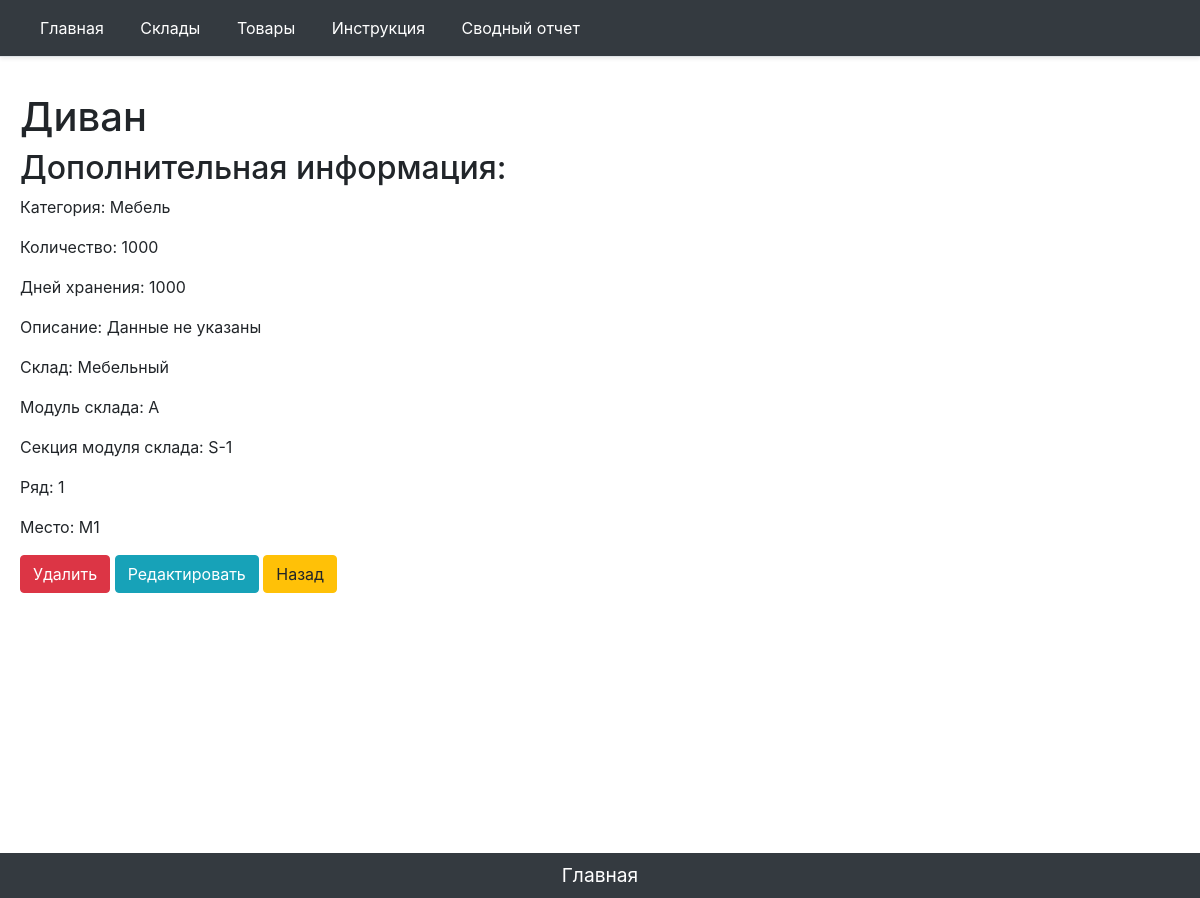
Page /items/1 on the committed database.
### main/models.py (models this page shows, shortened)
class ItemNewOne(models.Model):
    ITEM_CATEGORY = (
        ('Мебель', 'Мебель'),
        ('Стройматериалы', 'Строительные материалы'),
        ('Инструменты', 'Инструменты для выполнения строительных,отделочных работ'),
        ('Техника', 'Технические средства, машины для строительных, отделочных работ'),
    )
    ITEM_MODULE = (
        ('А', 'А'),
        ('Б', 'Б'),
        ('В', 'В'),
        ('Г', 'Г'),
        ('Д', 'Д'),
        ('Е', 'Е'),
        ('Ж', 'Ж'),
        ('З', 'З'),
    )
    ITEM_SECTION =(
        ('S-1', 'S-1'),
        ('S-2', 'S-2'),
        ('S-3', 'S-3'),
        ('S-4', 'S-4'),
        ('S-5', 'S-5'),
        ('S-6', 'S-6'),
        ('S-7', 'S-7'),
        ('S-8', 'S-8'),
        ('S-9', 'S-9'),
        ('S-10', 'S-10'),
        ('S-11', 'S-11'),
        ('S-12', 'S-12'),
        ('S-13', 'S-13'),
        ('S-14', 'S-14'),
        ('S-15', 'S-15'),
        ('S-16', 'S-16'),
    )
    ITEM_ROW=(
        ('1', '1'),
        ('2', '2'),
        ('3', '3'),
        ('4', '4'),
        ('5', '5'),
        ('6', '6'),
        ('7', '7'),
        ('8', '8'),
        ('9', '9'),
        ('10', '10'),
        ('11', '11'),
        ('12', '12'),
        ('13', '13'),
        ('14', '14'),
        ('15', '15'),
        ('16', '16'),
        ('17', '17'),
        ('18', '18'),
        ('19', '19'),
        ('20', '20'),
        ('21', '21'),
        ('22', '22'),
        ('23', '23'),
        ('24', '24'),
        ('25', '25'),
        ('26', '26'),
        ('27', '27'),
        ('28', '28'),
        ('29', '29'),
        ('30', '30'),
        ('31', '31'),
        ('32', '32'),
    )
    ITEM_PLACE = (
        ('М1', 'М1'),
        ('М2', 'М2'),
        ('М3', 'М3'),
        ('М4', 'М4'),
        ('М5', 'М5'),
        ('М6', 'М6'),
        ('М7', 'М7'),
        ('М8', 'М8'),
        ('М9', 'М9'),
        ('М10', 'М10'),
        ('М11', 'М11'),
        ('М12', 'М12'),
        ('М13', 'М13'),
        ('М14', 'М14'),
        ('М15', 'М15'),
        ('М16', 'М16'),
        ('М17', 'М17'),
        ('М18', 'М18'),
        ('М19', 'М19'),
        ('М20', 'М20'),
        ('М21', 'М21'),
        ('М22', 'М22'),
        ('М23', 'М23'),
        ('М24', 'М24'),
        ('М25', 'М25'),
        ('М26', 'М26'),
        ('М27', 'М27'),
        ('М28', 'М28'),
        ('М29', 'М29'),
        ('М30', 'М30'),
        ('М31', 'М31'),
        ('М32', 'М32'),
        ('М33', 'М33'),
        ('М34', 'М34'),
        ('М35', 'М35'),
        ('М36', 'М36'),
        ('М37', 'М37'),
        ('М38', 'М38'),
        ('М39', 'М39'),
        ('М40', 'М40'),
        ('М41', 'М41'),
        ('М42', 'М42'),
        ('М43', 'М43'),
        ('М44', 'М44'),
        ('М45', 'М45'),
        ('М46', 'М46'),
        ('М47', 'М47'),
        ('М48', 'М48'),
        ('М49', 'М49'),
        ('М50', 'М50'),
        ('М51', 'М51'),
        ('М52', 'М52'),
        ('М53', 'М53'),
        ('М54', 'М54'),
        ('М55', 'М55'),
        ('М56', 'М56'),
        ('М57', 'М57'),
        ('М58', 'М58'),
        ('М59', 'М59'),
        ('М60', 'М60'),
        ('М61', 'М61'),
        ('М62', 'М62'),
        ('М63', 'М63'),
        ('М64', 'М64'),
        ('М65', 'М65'),
        ('М66', 'М66'),
        ('М67', 'М67'),
        ('М68', 'М68'),
        ('М69', 'М69'),
        ('М70', 'М70'),
        ('М71', 'М71'),
        ('М72', 'М72'),
        ('М73', 'М73'),
        ('М74', 'М74'),
        ('М75', 'М75'),
        ('М76', 'М76'),
        ('М77', 'М77'),
        ('М78', 'М78'),
        ('М79', 'М79'),
        ('М80', 'М80'),
        ('М81', 'М81'),
        ('М82', 'М82'),
        ('М83', 'М83'),
        ('М84', 'М84'),
        ('М85', 'М85'),
        ('М86', 'М86'),
        ('М87', 'М87'),
        ('М88', 'М88'),
        ('М89', 'М89'),
        ('М90', 'М90'),
        ('М91', 'М91'),
        ('М92', 'М92'),
        ('М93', 'М93'),
        ('М94', 'М94'),
        ('М95', 'М95'),
        ('М96', 'М96'),
        ('М97', 'М97'),
        ('М98', 'М98'),
        ('М99', 'М99'),
        ('М100', 'М100'),
        ('М101', 'М101'),
        ('М102', 'М102'),
        ('М103', 'М103'),
        ('М104', 'М104'),
        ('М105', 'М105'),
        ('М106', 'М106'),
        ('М107', 'М107'),
        ('М108', 'М108'),
        ('М109', 'М109'),
        ('М110', 'М110'),
        ('М111', 'М111'),
        ('М112', 'М112'),
        ('М113', 'М113'),
        ('М114', 'М114'),
        ('М115', 'М115'),
        ('М116', 'М116'),
        ('М117', 'М117'),
        ('М118', 'М118'),
        ('М119', 'М119'),
        ('М120', 'М120'),
        ('М121', 'М121'),
        ('М122', 'М122'),
        ('М123', 'М123'),
        ('М124', 'М124'),
        ('М125', 'М125'),
        ('М126', 'М126'),
        ('М127', 'М127'),
        ('М128', 'М128'),
    )
    name = models.CharField('Наименование товара', max_length=100)
    category = models.CharField('Категория',max_length=150, choices=ITEM_CATEGORY)
    amount = models.IntegerField('Количество')
    shelflifeday = models.IntegerField('Дней хранения')
    option = models.TextField('Описание', blank=True)
    foldid = models.ForeignKey(FoldNewOne, on_delete=models.CASCADE, verbose_name="Склад", blank="True")
    camedate = models.DateField('Дата поставки', blank=True, null=True)
    module = models.CharField('Модуль склада', max_length=5,blank=True, choices=ITEM_MODULE)
    section = models.CharField('Секция модуля склада', max_length=5,blank=True, choices=ITEM_SECTION)
    row = models.CharField('Ряд секции', blank=True, max_length=5,choices=ITEM_ROW)
    place = models.CharField('Место в ряду', blank=True, max_length=5,choices=ITEM_PLACE)
    class Meta:
        verbose_name = 'Товар'
        verbose_name_plural = 'Товары'

class FoldNewOne(models.Model):
    name = models.CharField('Название склада', max_length=50)
    parknumber = models.IntegerField('Номер платформы')
    responsible = models.CharField('Ответственный', max_length=50, blank=True)
    adress = models.CharField('Адрес', max_length=200, blank=True)
    square = models.IntegerField('Площадь склада')
    def __str__(self):
        return str(self.name)
    """def get_update_url(self):
        return reverse('fold_update_url',kwargs={'id': self.id})
"""
    class Meta:
        verbose_name = 'Склад'
        verbose_name_plural = 'Склады'

### main/views.py (the view)
# urls.py: path('items/<int:pk>', views.ItemDetailView.as_view(), name='item-detail'),
class ItemDetailView(DetailView):
    model = ItemNewOne
    template_name = 'main/item_detail.html'
    context_object_name = 'items'

### main/templates/main/item_detail.html (shortened to what this page needs)
{% extends 'main/base_template.html' %}
{% block content %}
    <h1>{{ items.name }}</h1>
    <h2>Дополнительная информация:</h2>
    <p>Категория: {{ items.category }}</p>
    <p>Количество: {{ items.amount }}</p>
    <p>Дней хранения: {% if items.shelflifeday != ''%} {{ items.shelflifeday }} {% else %} Данные не указаны {% endif %}</p>
    <p>Описание: {% if items.option != ''%} {{ items.option }} {% else %} Данные не указаны {% endif %}</p>
    <p>Склад: {{ items.foldid }}</p>
    <p>Модуль склада: {% if items.module != ''%} {{ items.module }} {% else %} Данные не указаны {% endif %}</p>
    <p>Секция модуля склада: {% if items.section != ''%} {{ items.section }} {% else %} Данные не указаны {% endif %}</p>
    <p>Ряд: {% if items.row != ''%} {{ items.row }} {% else %} Данные не указаны {% endif %}</p>
    <p>Место: {% if items.place != ''%} {{ items.place }} {% else %} Данные не указаны {% endif %}</p>
    <a href= "{% url 'item-delete' items.id %}" class="btn btn-danger">Удалить</a>
    <a href= "{% url 'item-update' items.id %}" class="btn btn-info">Редактировать</a>
    <a href="{% url 'items_home'%}" class="btn btn-warning">Назад</a>
{% endblock %}
{% block tomain %}
  <footer class="footer">
    <p align = "middle" class = "my-0 me-md-auto fw-normal p-2 text-white bg-dark align-items-center"><a href="{% url 'home' %}"><font color="white"><big>Главная</big></font></a></p>
    </footer>
{% endblock %}

### main/static/main/css/main.css (style rules this page uses)
html, body { height: 100%; margin: 0; }
.footer { height: 20px; margin-top: -20px; }

### rows in the picture
ItemNewOne: name "Диван", category "Мебель", amount "1000", shelflifeday "1000", foldid "Мебельный", module "А", section "S-1", row "1", place "М1"
